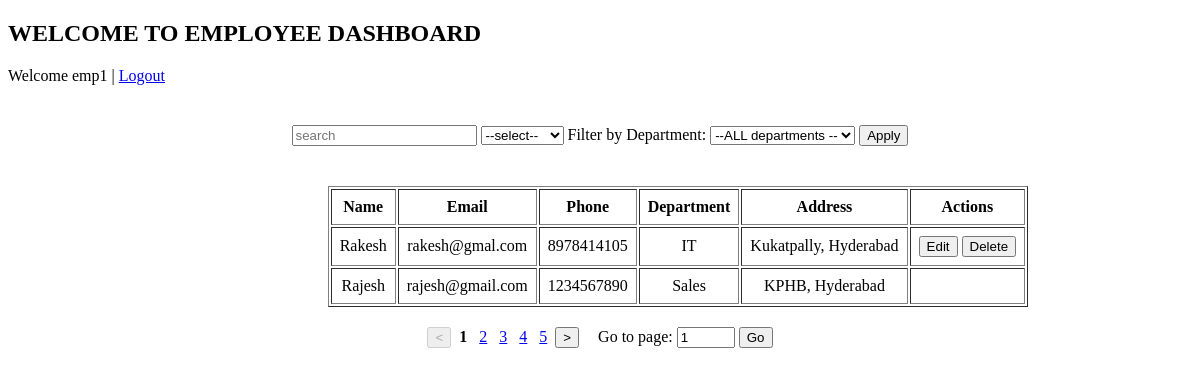
Page / (signed in) on the committed database.
### dashboard/models.py (models this page shows, shortened)
class Employee(models.Model):
    user = models.ForeignKey(User, on_delete=models.CASCADE)
    name = models.CharField(max_length=100)
    email = models.EmailField()
    phone = models.CharField(max_length=13)
    department = models.CharField(max_length=50)
    address = models.TextField()

### dashboard/views.py (the view, shortened to what this page needs)
# urls.py: path('',views.home, name='home'),
@login_required
def home(request):
    query = request.GET.get('query', '').strip().lower()
    sort_by = request.GET.get('sort', '').strip().lower()
    page = int(request.GET.get('page','1'))
    employees = list(Employee.objects.all())
    department = request.GET.get('department', '')
    if department:
        employees = Employee.objects.filter(department=department)
    else:
        employees = Employee.objects.all()
    departments = Employee.objects.values_list('department', flat=True).distinct()
    if sort_by == 'name':
        employees.sort(key=lambda emp: emp.name.lower())
    elif sort_by == 'email':
        employees.sort(key=lambda emp: emp.email.lower())
    elif sort_by == 'name_desc':
        employees.sort(key=lambda emp: emp.name.lower(), reverse=True)
    per_page =2
    total = len(employees)
    start = (page - 1) * per_page
    end = start + per_page
    paginated_employees = employees[start:end]
    total_pages = (total + per_page - 1)//per_page
    context = {
        'employees': paginated_employees,
        'page': page,
        'total_pages': total_pages,
        'query': query,
        'sort': sort_by,
        'department': department,
        'departments': departments,
    }
    return render(request,'dashboard/home.html', context)

### dashboard/templatetags/custom_tags.py (called while the page is built)
@register.filter
def make_range(value):
    return range(1, value+1)

### dashboard/templates/dashboard/home.html (shortened to what this page needs)
{% load custom_tags %}
<!DOCTYPE html>
<html lang="en">
<head>
</head>
<body>
  <h2>WELCOME TO EMPLOYEE DASHBOARD</h2>
  {% if user.is_authenticated %}
      <p>Welcome {{ user.username }} | <a href="{% url 'logout' %}">Logout</a></p>
  {% endif %}
    <div style="text-align: center; margin-top: 40px;">
      <form method="get">
        <input type="text" name="query" placeholder="search" value="{{ request.GET.query }}">
        <select name="sort">
          <option value="">--select--</option>
        </select>
        <label>Filter by Department:</label>
        <select name="department">
          <option value="">--ALL departments --</option>
        </select>
        <button type="submit">Apply</button>
      </form>
    </div>
    <div style="text-align: center;margin-top: 40px;display: flex;margin-left: 27%;">
     <table border="1" cellpadding="8">
       <tr>
         <th>Name</th>
         <th>Email</th>
         <th>Phone</th>
         <th>Department</th>
         <th>Address</th>
         <th>Actions</th>
       </tr>
       {% for emp in employees %}
          <tr>
           <td>{{ emp.name }}</td>
           <td>{{ emp.email }}</td>
           <td>{{ emp.phone }}</td>
           <td>{{ emp.department }}</td>
           <td>{{ emp.address }}</td>
           <td>
             {% if user == emp.user or user.is_staff %}
               <button onclick="openEditModal('{{emp.id}}', '{{emp.name|escapejs}}', '{{emp.email|escapejs}}','{{emp.phone|escapejs}}', '{{emp.department|escapejs}}', '{{emp.address|escapejs}}')">Edit</button>
               <button onclick="openDeleteModal('{{emp.id}}', '{{ emp.name }}')">Delete</button>
             {% endif %}
           </td>
          </tr>
         {% endfor %}
     </table>
    </div>
  <div style="margin-top: 20px; text-align: center;">
  <form method="get" style="display: inline;">
    {% if page > 1 %}
      <button type="submit" name="page" value="{{ page|add:"-1" }}">&lt;</button>
    {% else %}
      <button type="button" disabled>&lt;</button>
    {% endif %}
  </form>
  {% for p in total_pages|make_range %}
    {% if p == page %}
      <strong style="margin: 0 4px;">{{ p }}</strong>
    {% else %}
      <a href="?page={{ p }}&query={{ query }}&sort={{ sort }}" style="margin: 0 4px;">{{ p }}</a>
    {% endif %}
  {% endfor %}
  <form method="get" style="display: inline;">
    {% if page < total_pages %}
      <button type="submit" name="page" value="{{ page|add:"1" }}">&gt;</button>
    {% else %}
      <button type="button" disabled>&gt;</button>
    {% endif %}
  </form>
  <form method="get" style="display: inline-block; margin-left: 15px;">
    <label for="page_input">Go to page:</label>
    <input type="number" id="page_input" name="page" min="1" max="{{ total_pages }}" value="{{ page }}" style="width: 50px;">
    <button type="submit">Go</button>
  </form>
</div>
</body>
</html>

### rows in the picture
Employee: name "Rakesh", email "rakesh@gmal.com", phone "8978414105", department "IT", address "Kukatpally, Hyderabad"
Employee: name "Rajesh", email "rajesh@gmail.com", phone "1234567890", department "Sales", address "KPHB, Hyderabad"

### other values in the picture
{{ user.username }} "emp1"
{{ p }} "1"
{{ p }} "2" "3" "4" "5"
